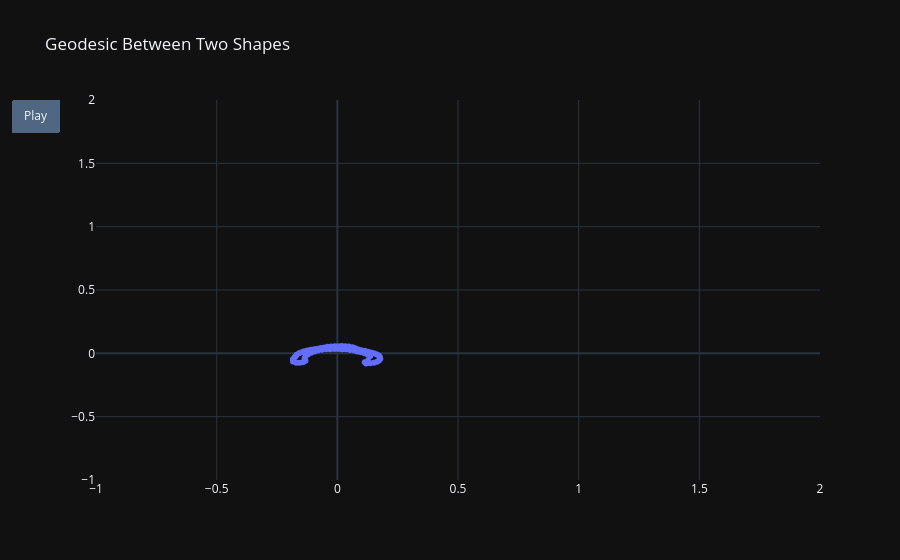

The notebook cell this image was saved under:
### Code cell
import numpy as np
import plotly.graph_objs as go

num_steps = 100
t_vals = np.linspace(0, 1, num_steps)
geodesic_shapes = [exp_map(shape1, t * log_map(shape1, shape2)) for t in t_vals]

# Function to ensure the shape is closed by adding the first point to the end
def close_shape(shape):
    return np.hstack([shape, shape[:, [0]]])

# Create frames for each step in the geodesic
frames = []
for i, shape in enumerate(geodesic_shapes):
    closed_shape = close_shape(shape)  # Close the shape by connecting the last point to the first
    frames.append(go.Frame(data=[go.Scatter(x=closed_shape[0], y=closed_shape[1], mode='lines+markers')],
                           layout=go.Layout(title_text=f't={t_vals[i]:.2f}')))

# Create the initial plot
closed_shape_initial = close_shape(geodesic_shapes[0])
fig = go.Figure(
    data=[go.Scatter(x=closed_shape_initial[0], y=closed_shape_initial[1], mode='lines+markers')],
    layout=go.Layout(
        xaxis=dict(range=[-1, 2], autorange=False),
        yaxis=dict(range=[-1, 2], autorange=False),
        title="Geodesic Between Two Shapes",
        updatemenus=[dict(type="buttons", showactive=False,
                          buttons=[dict(label="Play",
                                        method="animate",
                                        args=[None, {"frame": {"duration": 50, "redraw": True},
                                                     "fromcurrent": True, "mode": "immediate"}])])],
    ),
    frames=frames
)

# Show the plot
fig.show()

### Figure 1 — Plotly figure (JSON) as saved in the notebook; plotly's stock layout.template omitted (floating-point values rounded to 4 significant figures)
{"data": [{"mode": "lines+markers", "x": [0.02042, 0.03615, 0.05248, 0.0686, 0.08316, 0.09791, 0.1124, 0.126, 0.1367, 0.1272, 0.1139, 0.1193, 0.1355, 0.1515, 0.164, 0.1726, 0.1782, 0.1768, 0.1719, 0.1621, 0.151, 0.1391, 0.1267, 0.1138, 0.09926, 0.08636, 0.07388, 0.06301, 0.04797, 0.03352, 0.01847, 0.003312, -0.01098, -0.02549, -0.04042, -0.0536, -0.0681, -0.08131, -0.0956, -0.1101, -0.1241, -0.1363, -0.1476, -0.1585, -0.1684, -0.1731, -0.1786, -0.1842, -0.1838, -0.1702, -0.1562, -0.1425, -0.132, -0.1358, -0.1316, -0.1217, -0.1088, -0.09445, -0.0801, -0.06349, -0.04693, -0.03001, -0.01266, 0.003519, 0.02042], "y": [0.03257, 0.03266, 0.02703, 0.02217, 0.01538, 0.007857, 3.084e-05, -0.01033, -0.02129, -0.05685, -0.06947, -0.0809, -0.07893, -0.07433, -0.06559, -0.05639, -0.04303, -0.02995, -0.01795, -0.007859, 0.0005788, 0.006931, 0.01347, 0.02001, 0.02432, 0.03113, 0.03941, 0.04779, 0.05383, 0.05631, 0.05774, 0.05664, 0.05679, 0.05477, 0.05218, 0.04633, 0.04114, 0.03675, 0.03305, 0.0275, 0.02245, 0.01555, 0.007729, -0.0001447, -0.01065, -0.02312, -0.03563, -0.04899, -0.06467, -0.07429, -0.07525, -0.07013, -0.05866, -0.03788, -0.02262, -0.007103, 0.004909, 0.01525, 0.0229, 0.02734, 0.03126, 0.03233, 0.03354, 0.03433, 0.03257], "type": "scatter"}], "layout": {"title": {"text": "Geodesic Between Two Shapes"}, "updatemenus": [{"buttons": [{"args": [null, {"frame": {"duration": 50, "redraw": true}, "fromcurrent": true, "mode": "immediate"}], "label": "Play", "method": "animate"}], "showactive": false, "type": "buttons"}], "xaxis": {"autorange": false, "range": [-1, 2]}, "yaxis": {"autorange": false, "range": [-1, 2]}}}
